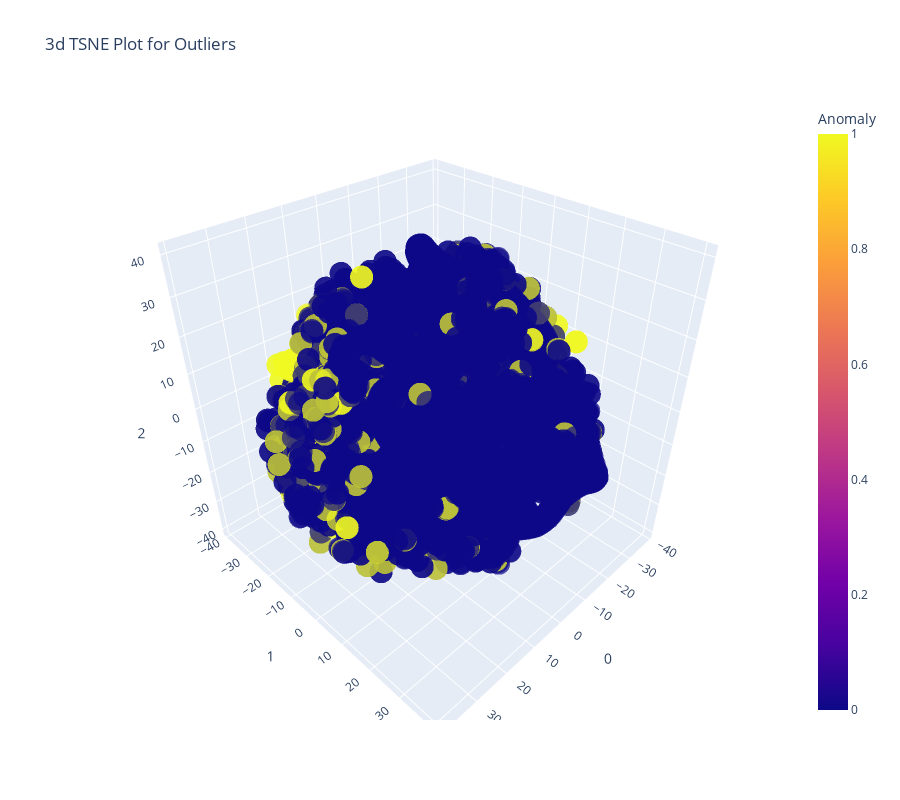

Here is the notebook cell this chart was saved with:
### Code cell
# Plotting
plot_model(svm,plot='tsne')

### Figure 1 — Plotly figure (JSON) as saved in the notebook; plotly's stock layout.template omitted (floating-point values rounded to 4 significant figures; data arrays with more than 128 entries replaced by an {"elided": "..."} marker saying what was removed)
{"data": [{"customdata": {"elided": "17280x1 str values"}, "hovertemplate": "0=%{x}<br>1=%{y}<br>2=%{z}<br>Feature=%{customdata[0]}<br>Anomaly=%{marker.color}<extra></extra>", "legendgroup": "", "marker": {"color": {"elided": "17280 int values"}, "coloraxis": "coloraxis", "opacity": 0.7, "symbol": "circle"}, "mode": "markers", "name": "", "scene": "scene", "showlegend": false, "type": "scatter3d", "x": {"elided": "17280 float values"}, "y": {"elided": "17280 float values"}, "z": {"elided": "17280 float values"}}], "layout": {"coloraxis": {"colorbar": {"title": {"text": "Anomaly"}}, "colorscale": [[0, "#0d0887"], [0.1111, "#46039f"], [0.2222, "#7201a8"], [0.3333, "#9c179e"], [0.4444, "#bd3786"], [0.5556, "#d8576b"], [0.6667, "#ed7953"], [0.7778, "#fb9f3a"], [0.8889, "#fdca26"], [1, "#f0f921"]]}, "height": 800, "legend": {"tracegroupgap": 0}, "scene": {"domain": {"x": [0, 1], "y": [0, 1]}, "xaxis": {"title": {"text": "0"}}, "yaxis": {"title": {"text": "1"}}, "zaxis": {"title": {"text": "2"}}}, "title": {"text": "3d TSNE Plot for Outliers"}, "width": 900}}
